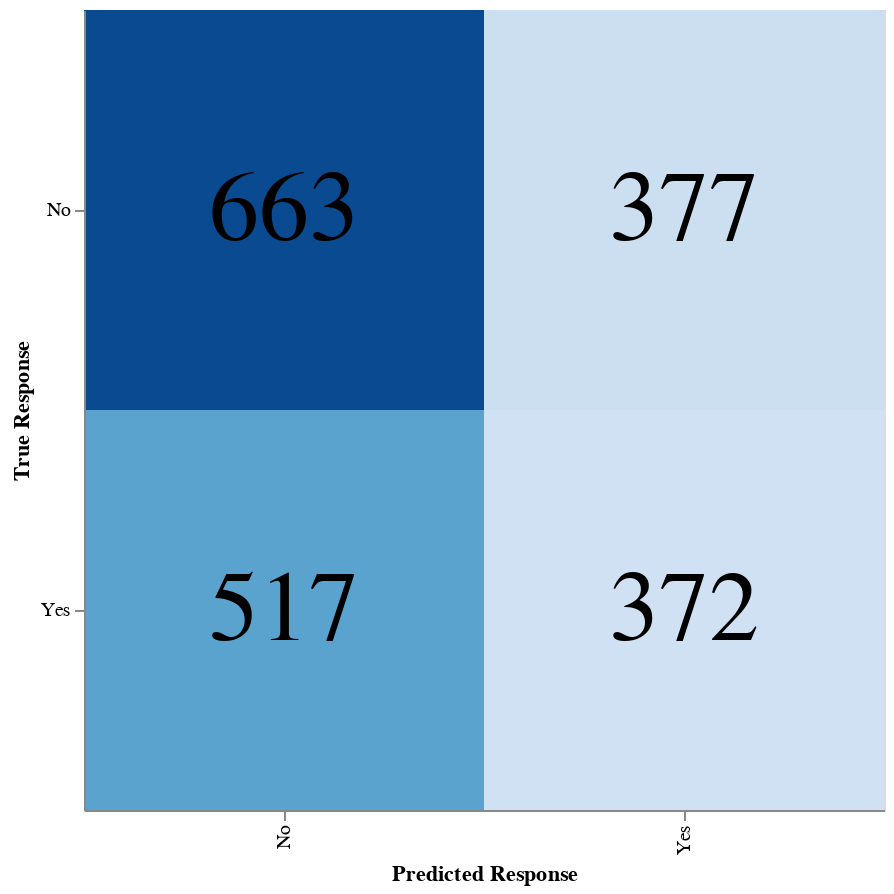

Notebook code for this chart:
### Markdown cell above
In looking at the predicted categories, we can see that the model is doing an okay job of evenly predicting the categories but with a similar issue to the previous model. Again, it seems that the majority of the time the number predicted for the negative category (Blue) is close to 0.3 - 0.45 where as the number predicted for the positive category is in the 50s. We would usually expect to see these values closer to 0 and 1 respectively, but it may be that the difference between the two classes is not as great as we may expect in other contexts.

### Code cell
# Calculate confusion matrix and transform data
conf_mat = confusion_matrix(y_test,predictions)
conf_mat = pd.DataFrame(conf_mat,index=categories,columns=categories)
conf_mat = conf_mat.melt(ignore_index=False).reset_index()
# Create heatmap
heatmap = alt.Chart(conf_mat).mark_rect().encode(
    x=alt.X("variable:N").title("Predicted Response"),
    y=alt.Y("index:N").title("True Response"),
    color=alt.Color("value:Q", legend=None).scale(scheme="blues")
).properties(
    width=400,
    height=400
)
# Add text labels for numbers
text = heatmap.mark_text(baseline="middle").encode(
    text=alt.Text("value:Q"),
    color=alt.value("black"),
    size=alt.value(50)
)

heatmap + text

### Figure 1 — Vega specification as saved in the notebook (floating-point values rounded to 4 significant figures)
{"$schema": "https://vega.github.io/schema/vega/v5.json", "data": [{"name": "source_0", "values": [{"index": "No", "value": 663, "variable": "No"}, {"index": "Yes", "value": 517, "variable": "No"}, {"index": "No", "value": 377, "variable": "Yes"}, {"index": "Yes", "value": 372, "variable": "Yes"}]}, {"name": "data_0", "values": [{"index": "No", "value": 663, "variable": "No"}, {"index": "Yes", "value": 517, "variable": "No"}, {"index": "No", "value": 377, "variable": "Yes"}, {"index": "Yes", "value": 372, "variable": "Yes"}]}, {"name": "data_0_x_domain_variable_0", "values": [{"variable": "No"}, {"variable": "Yes"}]}, {"name": "source_0_x_domain_variable_1", "values": [{"variable": "No"}, {"variable": "Yes"}]}, {"name": "data_0_y_domain_index_0", "values": [{"index": "No"}, {"index": "Yes"}]}, {"name": "source_0_y_domain_index_1", "values": [{"index": "No"}, {"index": "Yes"}]}, {"name": "data_0_color_domain_value", "values": [{"min": 372, "max": 663}]}], "marks": [{"type": "rect", "name": "layer_0_marks", "from": {"data": "data_0"}, "encode": {"update": {"y": {"field": "index", "scale": "y"}, "fill": {"field": "value", "scale": "color"}, "x": {"field": "variable", "scale": "x"}, "width": {"signal": "max(0.25, bandwidth('x'))"}, "height": {"signal": "max(0.25, bandwidth('y'))"}}}, "style": ["rect"]}, {"type": "text", "name": "layer_1_marks", "from": {"data": "source_0"}, "encode": {"update": {"fontSize": {"value": 50}, "text": {"signal": "format(datum[\"value\"], \"\")"}, "y": {"field": "index", "scale": "y", "band": 0.5}, "fill": {"value": "black"}, "x": {"field": "variable", "scale": "x", "band": 0.5}, "baseline": {"value": "middle"}, "align": {"value": "center"}}}, "style": ["text"]}], "scales": [{"name": "x", "type": "band", "domain": {"fields": [{"data": "data_0_x_domain_variable_0", "field": "variable"}, {"data": "source_0_x_domain_variable_1", "field": "variable"}], "sort": true}, "range": [0, {"signal": "width"}], "paddingOuter": 0, "paddingInner": 0}, {"name": "y", "type": "band", "domain": {"fields": [{"data": "data_0_y_domain_index_0", "field": "index"}, {"data": "source_0_y_domain_index_1", "field": "index"}], "sort": true}, "range": [0, {"signal": "height"}], "paddingOuter": 0, "paddingInner": 0}, {"name": "color", "type": "linear", "domain": [{"signal": "(data(\"data_0_color_domain_value\")[0] || {}).min"}, {"signal": "(data(\"data_0_color_domain_value\")[0] || {}).max"}], "range": {"scheme": "blues"}, "interpolate": "hcl", "zero": false}], "axes": [{"scale": "x", "zindex": 1, "labelAlign": "right", "labelBaseline": "middle", "orient": "bottom", "title": "Predicted Response", "grid": false, "labelAngle": 270}, {"scale": "y", "zindex": 1, "title": "True Response", "grid": false, "orient": "left"}], "background": "white", "padding": 5, "width": 400, "height": 400, "style": "cell"}
